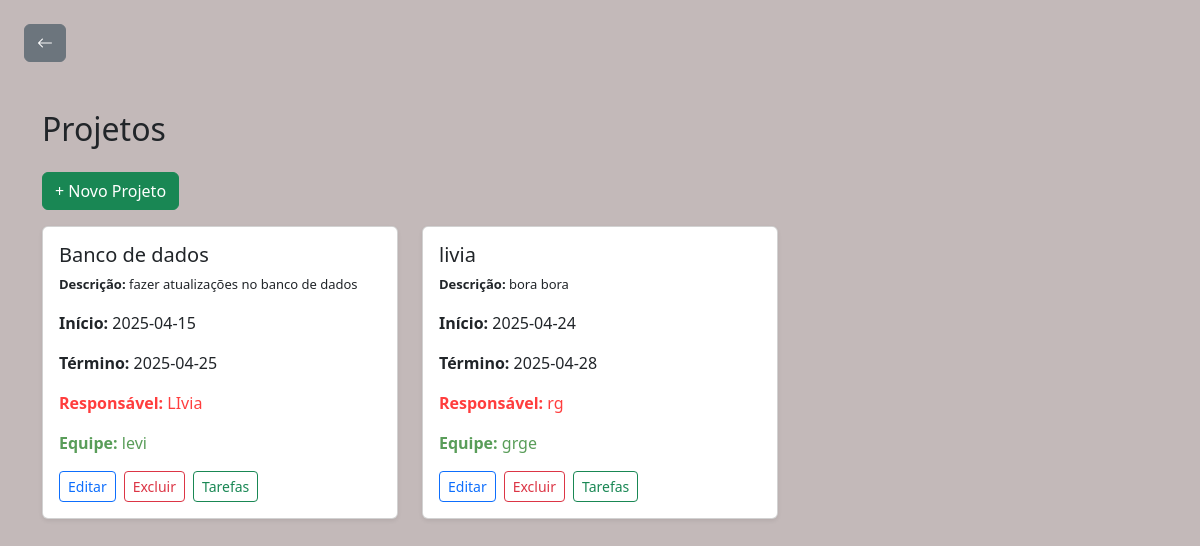
The page /projeto on the database its author committed.
### tables this page shows
CREATE TABLE projetos (
            id INTEGER PRIMARY KEY AUTOINCREMENT,
            nome TEXT NOT NULL,
            descricao TEXT
        , data_inicio DATE, data_fim DATE, responsavel TEXT, equipe TEXT);

### routes/projeto_route.py (the view, shortened to what this page needs)
@projeto_route.route('/projeto', methods=['GET', 'POST'])
def listar_projetos():
    projetos = buscar_projeto()  # Busca os projetos do banco
    return render_template('projeto.html', projetos=projetos)

### db.py (called while the page is built)
def buscar_projeto():
    conn = sqlite3.connect('banco.db')
    conn.row_factory = sqlite3.Row
    cursor = conn.cursor()
    cursor.execute('SELECT id, nome, descricao, data_inicio, data_fim, responsavel, equipe FROM projetos')
    projeto = cursor.fetchall()
    conn.close()
    return projeto

### templates/projeto.html (shortened to what this page needs)
<!DOCTYPE html>
<html lang="pt-br">
<head>
    <link href="https://cdn.jsdelivr.net/npm/bootstrap@5.3.2/dist/css/bootstrap.min.css" rel="stylesheet">
    <link href="https://cdn.jsdelivr.net/npm/bootstrap-icons@1.10.5/font/bootstrap-icons.css" rel="stylesheet">
</head>
<body style="background-color: rgba(195, 185, 185, 0.991);">
<div class="m-4">
    <a href="{{ url_for('inicial_route.inicial') }}" class="btn btn-secondary">
        <i class="bi bi-arrow-left"></i>
    </a>
    <div class="container mt-5">
        <h2 class="mb-4">Projetos</h2>
        {% if not projeto_editar %}
            <button class="btn btn-success mb-3" onclick="toggleCardForm()">
                + Novo Projeto
            </button>
        {% endif %}
        <div class="row">
            {% for projeto in projetos %}
                <div class="col-md-4 mb-4">
                    <div class="card h-100 shadow-sm">
                        <div class="card-body">
                            <h5 class="card-title">{{ projeto['nome'] }}</h5>
                            <p class="card-text" style="font-size: small;"><strong>Descrição:</strong> {{ projeto['descricao'] }}</p>
                            <p class="card-text"><strong>Início:</strong> {{ projeto['data_inicio'] }}</p>
                            <p class="card-text"><strong>Término:</strong> {{ projeto['data_fim'] }}</p>
                            <p class="card-text" style="color: rgba(255, 0, 0, 0.76);"><strong>Responsável:</strong> {{ projeto['responsavel'] }}</p>
                            <p class="card-text" style="color: rgb(89, 157, 89);"><strong>Equipe:</strong> {{ projeto['equipe'] }}</p>
                            <div class="d-flex gap-2">
                                <a href="{{ url_for('projeto_route.editar_projeto', id=projeto['id']) }}" class="btn btn-outline-primary btn-sm">Editar</a>
                                <form action="{{ url_for('projeto_route.excluir_projeto_route', id=projeto['id']) }}" method="POST" onsubmit="return confirm('Tem certeza que deseja excluir este projeto?')">
                                    <button type="submit" class="btn btn-outline-danger btn-sm">Excluir</button>
                                </form>
                                <a  href="{{ url_for('tarefa_route.tarefas_do_projeto', projeto_id=projeto['id']) }}" class="btn btn-outline-success btn-sm">
                                    Tarefas
                                </a>
                            </div>
                        </div>
                    </div>
                </div>
            {% endfor %}
        </div>
    </div>
</div>
</body>
</html>

### rows shown on the page
projetos: nome "Banco de dados", descricao "fazer atualizações no banco de dados", data_inicio "2025-04-15", data_fim "2025-04-25", responsavel "LIvia", equipe "levi"
projetos: nome "livia", descricao "bora bora", data_inicio "2025-04-24", data_fim "2025-04-28", responsavel "rg", equipe "grge"
